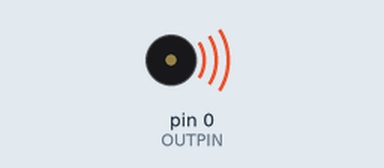
This sketch was run on a simulated Arduino Uno, built with avr-gcc and run on an emulated ATmega328P. Shown: buzzer (waves = sounding).

Above: at 0.5 s.
Timing chart, 0 to 10.4 s (numbered marks = the images above):
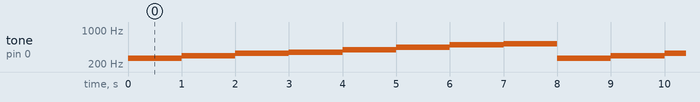

Measured:
- by itself, tone on pin 0 (OUTPIN): repeats every 8.0 s: 294 Hz 1.0 s, 330 Hz 1.0 s, 349 Hz 1.0 s, 392 Hz 1.0 s, 440 Hz 1.0 s, 493 Hz 1.0 s, 523 Hz 1.0 s, 261 Hz 1.0 s

The sketch:

Passive_buzzer.ino
```cpp
// speaker
#define C 261 // 도
#define D 294 // 레
#define E 330 // 미
#define F 349 // 파
#define G 392 // 솔
#define A 440 // 라
#define B 493 // 시
#define Ch 523 // 도

int GNDPIN = 2;
int VCCPIN = 1;
int OUTPIN = 0;

int a[8] = {261,294,330,349,392,440,493,523};

void setup() {
  pinMode(GNDPIN, OUTPUT);
  pinMode(OUTPIN, OUTPUT);

  digitalWrite(GNDPIN, LOW);

}

void loop() {
  for(int i=0; i<8; i++)
  {
    tone(OUTPIN, a[i]);
    delay(1000);
    noTone(OUTPIN);
  }
}
```
